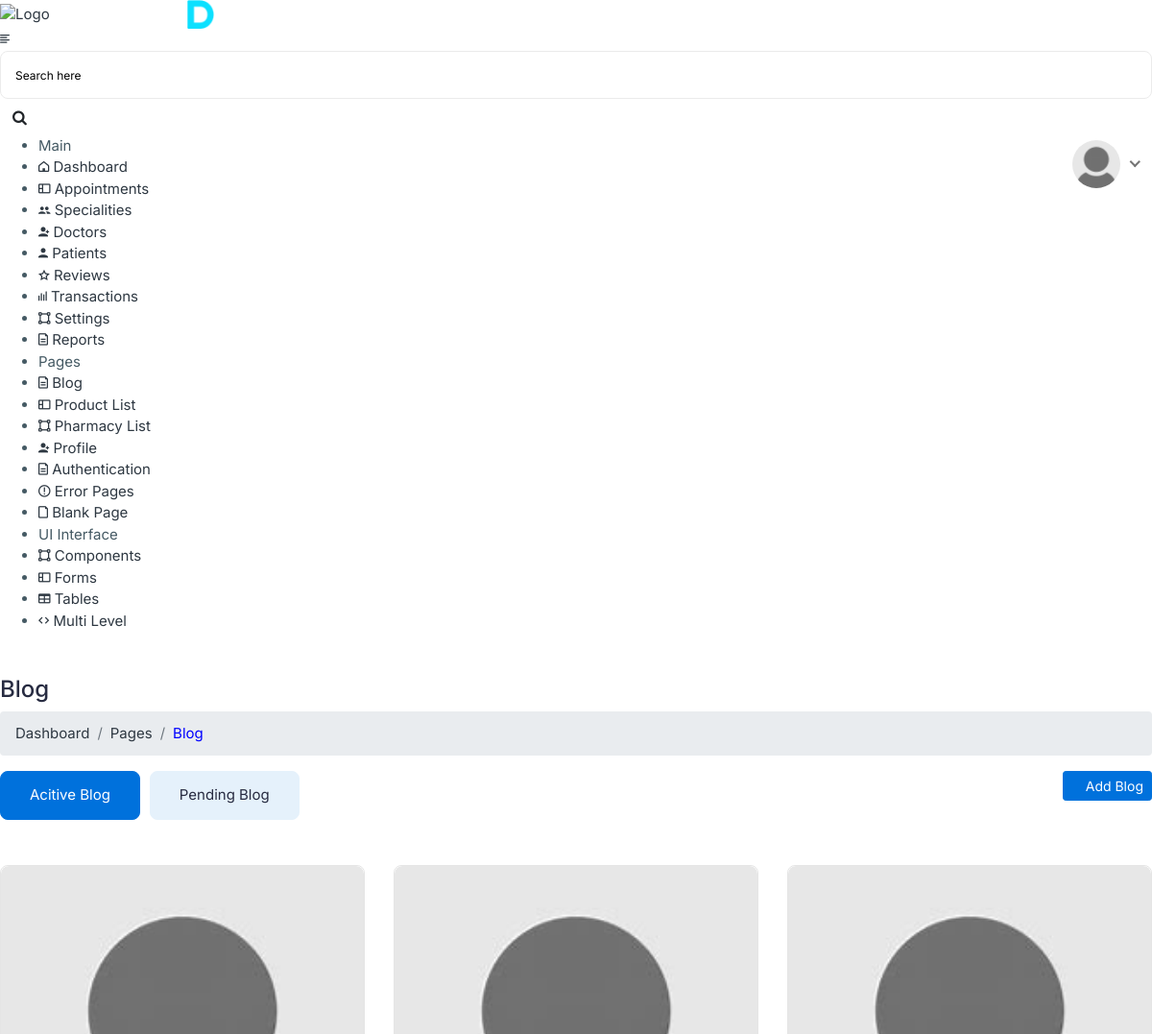
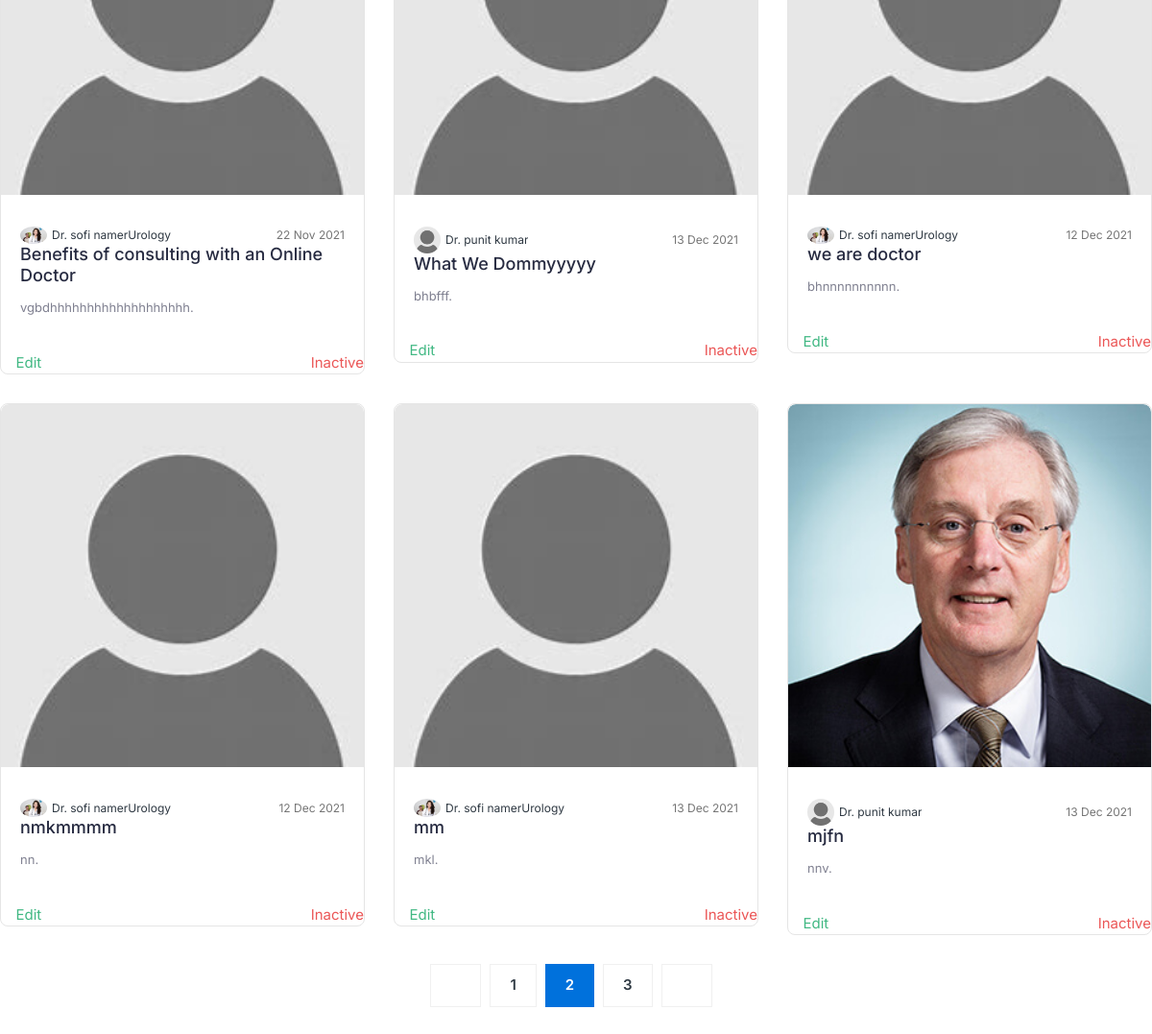
The app's page /blog/ (signed in) with its own data (2 pictures, top to bottom).
### homepage/models.py (models this page shows, shortened)
class dr_blogs(models.Model):
    doc = models.ForeignKey(Dr, on_delete=models.CASCADE, related_name="dr_bilogs")
    title = models.CharField(max_length=3000)
    desc = models.TextField(max_length=10000)
    date = models.DateField(auto_now=True)
    img = models.ImageField()
    subcate=models.CharField(max_length=40,blank=True)
    ctgry=models.CharField(max_length=30,blank=True)

### doctors/models.py (models this page shows)
class Dr(models.Model):
    user = models.OneToOneField(User,on_delete=models.CASCADE,related_name="Dr")
    name = models.CharField(max_length=30)
    img = models.ImageField()
    qulification = models.CharField(max_length=100)
    specialization = models.CharField(max_length=100)
    address = models.TextField(max_length=300)
    email=models.EmailField()
    fees_starting= models.IntegerField()
    fees_end= models.IntegerField()
    gender = models.CharField(max_length=30)
    date = models.DateField(auto_now=True)
    time=models.TimeField(auto_now=True)
    def __str__(self):
        return self.name+self.specialization

### Admin_hospital/views.py (the view)
# urls.py: path('blog/', views.blog, name='blog'),
def blog(request):
    if request.user.is_authenticated:
        res = {}
        res['blg'] = dr_blogs.objects.all()
    else:
        return redirect('error404')
    return render(request, 'Admin_hospital/blog.html', res)

### Admin_hospital/templates/Admin_hospital/blog.html (shortened to what this page needs)
{% extends 'adminbasic.html' %}
{% load static %}
{% block body %}
		<div class="page-wrapper">
			<div class="content container-fluid">
				<div class="page-header">
					<div class="row">
						<div class="col-sm-12">
							<h3 class="page-title">Blog</h3>
							<ul class="breadcrumb">
								<li class="breadcrumb-item"><a href="{% url 'adminhome' %}">Dashboard</a></li>
								<li class="breadcrumb-item"><a href="javascript:(0);">Pages</a></li>
								<li class="breadcrumb-item active" style="color:blue">Blog</li>
							</ul>
						</div>
					</div>
				</div>
				<div class="row">
					<div class="col-sm-12">
						<div class="row mb-5">
							<div class="col">
								<ul class="nav nav-tabs nav-tabs-solid">
									<li class="nav-item">
										<a class="nav-link active" href="{% url 'blog' %}">Acitive Blog</a>
									</li>
									<li class="nav-item">
										<a class="nav-link" href="#">Pending Blog</a>
									</li>
								</ul>
							</div>
							<div class="col-auto">
								<a class="btn btn-primary btn-sm" href="{% url 'addblog' %}"><i class="fas fa-plus "></i>
									Add Blog</a>
							</div>
						</div>
						<div class="row blog-grid-row">
							{% for b in blg %}
							<div class="col-md-6 col-xl-4 col-sm-12">
								<div class="blog grid-blog">
									<div class="blog-image">
										<a href="{% url 'blogdetails' %}?Bid={{b.id}}">
       {% if b.img|length is not 0 %}
       <img alt="Post Image" class="img-fluid" src="/media/{{b.img}}" width="31"/>
            {% else %}
             <img alt="Post Image" class="img-fluid" width="31" src="/media/default.jpg"/>
          {% endif %}
										</a>
									</div>
									<div class="blog-content">
										<ul class="entry-meta meta-item">
											<li>
												<div class="post-author">
													<a href="{% url 'Doctor_profile' b.doc.id %}">
       {% if b.doc.img|length is not 0 %}
       <img alt="Post Author"  src="/media/{{b.doc.img}}" width="31"/>
            {% else %}
             <img alt="Post Author"  width="31" src="/media/default.jpg"/>
          {% endif %}
														<span>Dr.
															{{b.doc}}</span></a>
												</div>
											</li>
											<li> {{b.date|date:'d M Y'}}</li>
										</ul>
										<h3 class="blog-title"><a href="{% url 'blogdetails' %}?Bid={{b.id}}">{{b.title}}</a></h3>
										<p class="mb-0">{{b.desc}}.</p>
									</div>
									<div class="row pt-3">
										<div class="col"><a class="text-success" href="{% url 'editblog' %}?edit={{b.id}}"><i
													class="far fa-edit"></i> Edit</a></div>
										<div class="col text-right"><a class="text-danger"
												data-target="#deleteNotConfirmModal" data-toggle="modal"
												href="javascript:void(0);"> Inactive</a>
										</div>
									</div>
								</div>
							</div>
							{% endfor %}
						</div>
						<div class="row">
							<div class="col-md-12">
								<div class="blog-pagination">
									<nav>
										<ul class="pagination justify-content-center">
											<li class="page-item disabled">
												<a class="page-link" href="#" tabindex="-1"><i
														class="fas fa-angle-double-left"></i></a>
											</li>
											<li class="page-item">
												<a class="page-link" href="#">1</a>
											</li>
											<li class="page-item active">
												<a class="page-link" href="#">2 </a>
											</li>
											<li class="page-item">
												<a class="page-link" href="#">3</a>
											</li>
											<li class="page-item">
												<a class="page-link" href="#"><i
														class="fas fa-angle-double-right"></i></a>
											</li>
										</ul>
									</nav>
								</div>
							</div>
						</div>
					</div>
				</div>
			</div>
		</div>
	{% endblock body %}

### records on screen
dr_blogs: doc.img (picture), doc "sofi namerUrology", date "22 Nov 2021", title "Benefits of consulting with an Online Doctor", desc "vgbdhhhhhhhhhhhhhhhhhhh"
dr_blogs: doc "punit kumar", date "13 Dec 2021", title "What We Dommyyyyy", desc "bhbfff"
dr_blogs: doc.img (picture), doc "sofi namerUrology", date "12 Dec 2021", title "we are doctor", desc "bhnnnnnnnnnn"
dr_blogs: doc.img (picture), doc "sofi namerUrology", date "12 Dec 2021", title "nmkmmmm", desc "nn"
dr_blogs: doc.img (picture), doc "sofi namerUrology", date "13 Dec 2021", title "mm", desc "mkl"
dr_blogs: img (picture), doc "punit kumar", date "13 Dec 2021", title "mjfn", desc "nnv"
